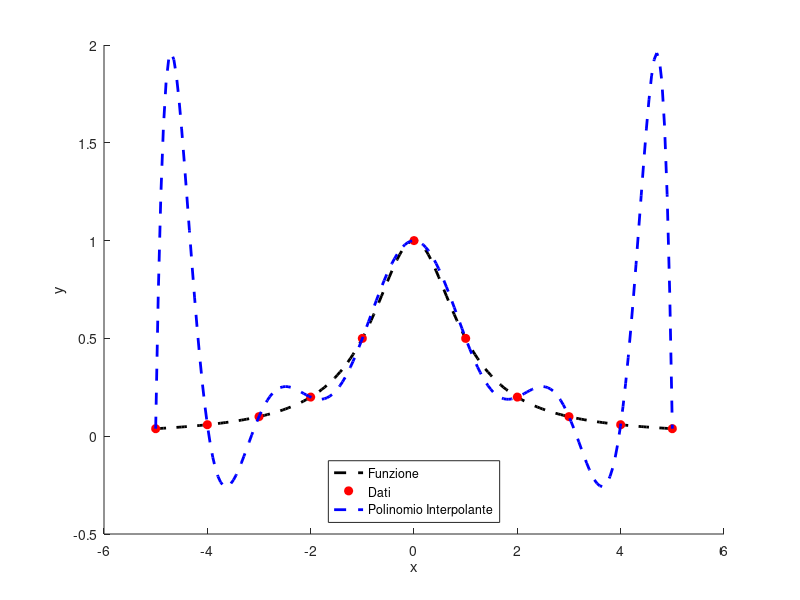
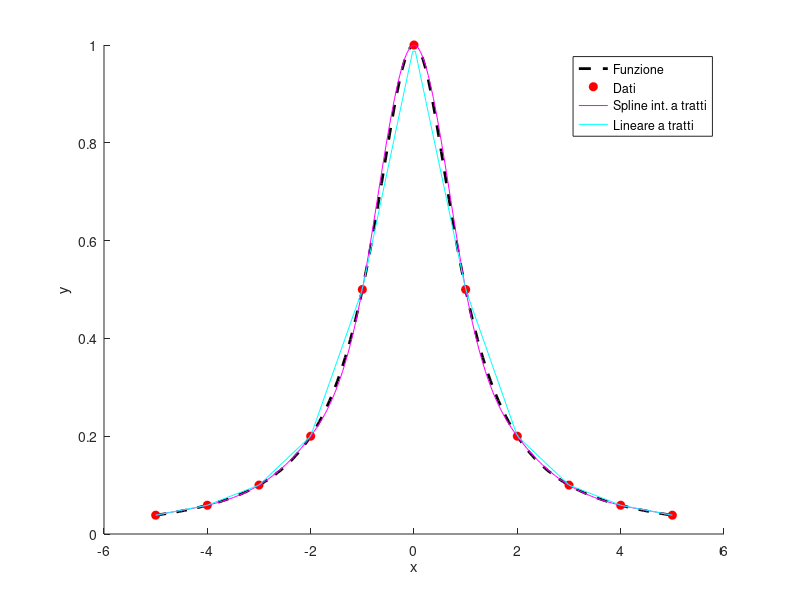
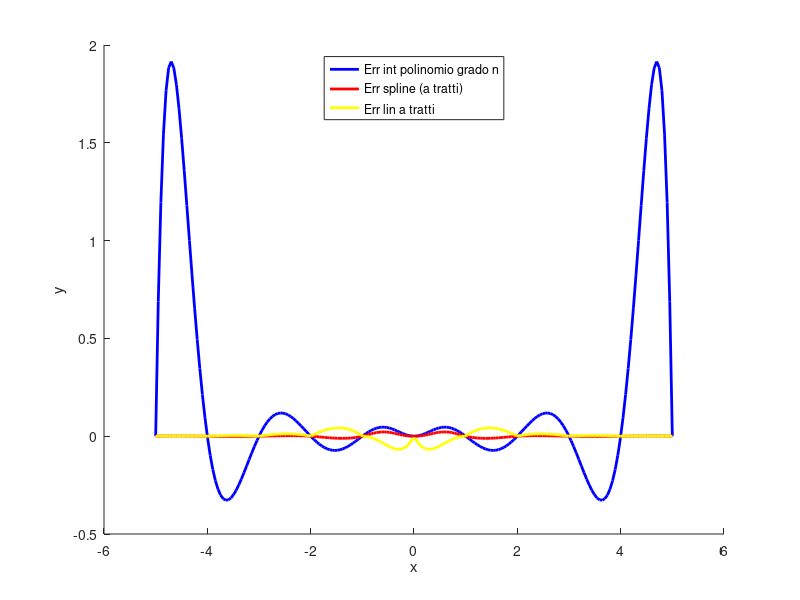

These charts were generated, in order, by the following MATLAB code:
clear all;
clc;

frunge = @(x) 1./(1 + x.^2);

% Dati:
a = -5;
b = 5;
n = 10;
numberOfComponents = 200;

% Ricapitolo dei dati:
fprintf('Dati inseriti: \n');
fprintf('Intervallo: [%d, %d]\n', a, b);
fprintf('Grado polinomio: %d\n', n);
fprintf('Numero componenti del vettore equispaziato x: %d\n', numberOfComponents);

% Calcolo della funzione di runge (esatta) su un vettore equispaziato di
% n+1 entrate tra [a, b]
xdata = linspace(a, b, n+1);
ydata = frunge(xdata);

% Calcolo vettore equispaziato di @numberOfComponents componenti
x = linspace(a, b, numberOfComponents);

% Caso 1: Interpolazione dei dati con un polinomio di grado n e calcolo dei
% valori su x
P = polyfit(xdata, ydata, n);
yfit = polyval(P, x);

% Caso 2: Interpolazione dei dati con n splines e calcolo dei valori su x
yspline = spline(xdata, ydata, x);

% Caso 3: Interpolazione dei dati con n funzioni lineari a tratti e
% calcolo dei valori su x
ypl = interp1(xdata, ydata, x);

% Calcolo Errori

y = frunge(x);

% 1. Interpolante con un polinomio di grado n e funzione esatta
errP = yfit - y;

% 2. Interpolante con n splines e funzione esatta
errSplines = yspline - y;

% 3. Interpolante con n funzioni lineari a tratti e funzione esatta
errPl = ypl - y;


% Plot del primo grafico: Funzione esatta, dati e polinomio interpolante
figure('Name', 'Grafico 1');

hold on;

% Funzione esatta
plot(x, y, '--k', 'LineWidth', 2);
% Dati
scatter(xdata, ydata, 'MarkerFaceColor', 'r', 'MarkerEdgeColor', 'r');
% Polinomio interpolante
plot(x, yfit, '--b', 'LineWidth', 2);
legend('Funzione', 'Dati', 'Polinomio Interpolante', 'location', 'south');
xlabel('x');
ylabel('y');

hold off;

% Plot del secondo grafico: Funzione esatta, dati, splines e funzioni lineari a tratti
figure('Name', 'Grafico 2');

hold on;

% Funzione esatta
plot(x, y, '--k', 'LineWidth', 2);
% Dati
scatter(xdata, ydata, 'MarkerFaceColor', 'r', 'MarkerEdgeColor', 'r');
% Splines
plot(x, yspline, '-m');
% Funzioni lineari a tratti
plot(x, ypl, 'c');
legend('Funzione', 'Dati', 'Spline int. a tratti', 'Lineare a tratti');
xlabel('x');
ylabel('y');

hold off;

% Plot del terzo grafico: Errore delle tre interpolazioni calcolato su x
figure('Name', 'Grafico 3');

hold on;

% Errore polinomio interpolante
plot(x, errP, '-b', 'LineWidth', 2);
% Errore splines
plot(x, errSplines, '-r', 'LineWidth', 2);
% Errore funzioni lineri a tratti
plot(x, errPl, '-y', 'LineWidth', 2);
legend('Err int polinomio grado n', 'Err spline (a tratti)', 'Err lin a tratti', 'location', 'north');
xlabel('x');
ylabel('y');

hold off;

